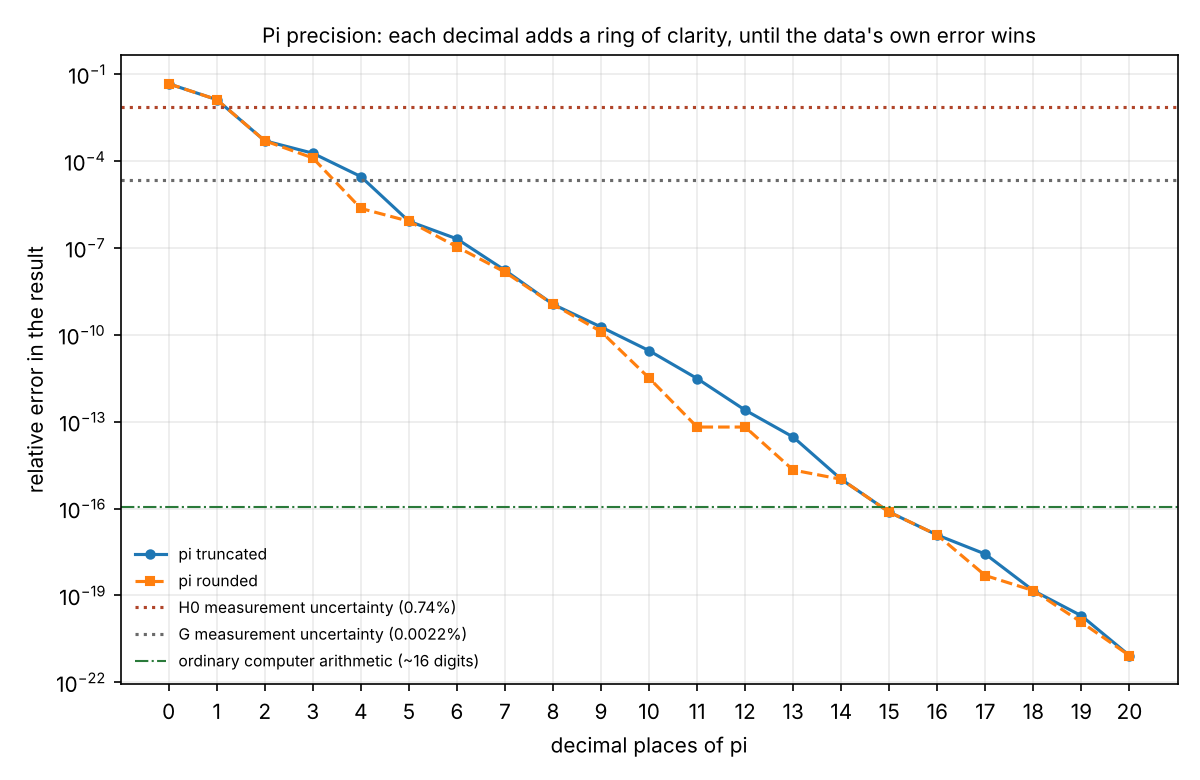

Source code (Python):
"""Pi precision test (Uniquea, November 11, 2026).
Option A: recompute selected Uniquea quantities with pi to 15 decimals.
Option B: expand pi one decimal at a time (0 to 20), truncated and rounded, and watch the trend.
Reference ("truest"): pi to 50 decimals, Python Decimal at 60 significant digits.
Each sample also carries its data uncertainty: once pi's error is far below it, more decimals add no clarity.
Usage: python3 pi_precision.py   (writes results.csv, summary.json, pi_precision.png)
"""
from decimal import Decimal as D, getcontext, ROUND_DOWN, ROUND_HALF_EVEN
import csv, json
getcontext().prec = 60
PI = D("3.14159265358979323846264338327950288419716939937510")
c  = D(299792458)                      # m/s, exact
G  = D("6.67430e-11")                  # m^3 kg^-1 s^-2, CODATA 2018, rel. unc. 2.2e-5
MPC = D("3.0856775814913673e22")       # m per Mpc
H0 = D("67.4") * 1000 / MPC            # Planck 2018: 67.4 +/- 0.5 km/s/Mpc
R_EARTH = D("6371.0")                  # km, mean radius

samples = {
  "cH0/2pi (the a0 lead, m/s^2)":       (lambda p: c*H0/(2*p),            D("0.5")/D("67.4")),
  "Upper tap c^4/(80 pi G) (N)":         (lambda p: c**4/(80*p*G),          D("2.2e-5")),
  "e^(-pi) (the withdrawn 0.0432)":      (lambda p: (-p).exp(),             D(0)),
  "Earth circumference 2 pi R (km)":     (lambda p: 2*p*R_EARTH,            D("0.003")),
  "KFA = 8 pi^2 G / c^8":                (lambda p: 8*p*p*G/c**8,           D("2.2e-5")),
}

def pi_at(d, mode):
    q = D(1).scaleb(-d)
    return PI.quantize(q, rounding=ROUND_DOWN if mode == "truncated" else ROUND_HALF_EVEN)

rows, summary = [], {}
for name, (f, unc) in samples.items():
    truest = f(PI)
    summary[name] = {"truest": f"{truest:.15E}", "data_rel_uncertainty": float(unc),
                     "option_A_15_decimals": f"{f(pi_at(15,'truncated')):.15E}",
                     "option_A_rel_error": float(abs(f(pi_at(15,'truncated'))-truest)/abs(truest))}
    enough = None
    for d in range(0, 21):
        for mode in ("truncated", "rounded"):
            v = f(pi_at(d, mode)); rel = (v - truest) / truest
            rows.append([name, d, mode, str(pi_at(d, mode)), f"{v:.20E}", f"{float(rel):.3e}"])
        rel_t = abs(f(pi_at(d, "truncated")) - truest) / abs(truest)
        if enough is None and unc > 0 and rel_t < unc / 10:
            enough = d
    summary[name]["decimals_where_pi_error_drops_below_one_tenth_of_data_uncertainty"] = enough

with open("results.csv", "w", newline="") as fh:
    w = csv.writer(fh); w.writerow(["sample", "decimals", "mode", "pi_used", "value", "relative_error"]); w.writerows(rows)
json.dump(summary, open("summary.json", "w"), indent=1)

import matplotlib; matplotlib.use("Agg"); import matplotlib.pyplot as plt
fig, ax = plt.subplots(figsize=(8, 5.2), dpi=150)
name0 = "cH0/2pi (the a0 lead, m/s^2)"
for mode, style in (("truncated", "-o"), ("rounded", "--s")):
    xs, ys, signs = [], [], []
    for r in rows:
        if r[0] == name0 and r[2] == mode:
            e = float(r[5]); xs.append(r[1]); ys.append(max(abs(e), 1e-22)); signs.append(e)
    ax.semilogy(xs, ys, style, ms=4, label=f"pi {mode}")
ax.axhline(float(D('0.5')/D('67.4')), color="#b0452a", ls=":", label="H0 measurement uncertainty (0.74%)")
ax.axhline(2.2e-5, color="#6a6a6a", ls=":", label="G measurement uncertainty (0.0022%)")
ax.axhline(1.1e-16, color="#2a7a3a", ls="-.", lw=1, label="ordinary computer arithmetic (~16 digits)")
ax.set_xlabel("decimal places of pi"); ax.set_ylabel("relative error in the result")
ax.set_title("Pi precision: each decimal adds a ring of clarity, until the data's own error wins", fontsize=10)
ax.set_xticks(range(0, 21)); ax.grid(alpha=0.25); ax.legend(fontsize=7.5, frameon=False)
fig.tight_layout(); fig.savefig("pi_precision.png")
print(json.dumps(summary, indent=1))
for r in rows:
    if r[0] == name0 and r[1] in (0,1,2,3,4,5,8,15,20): print(r[1], r[2], r[3], r[5])
